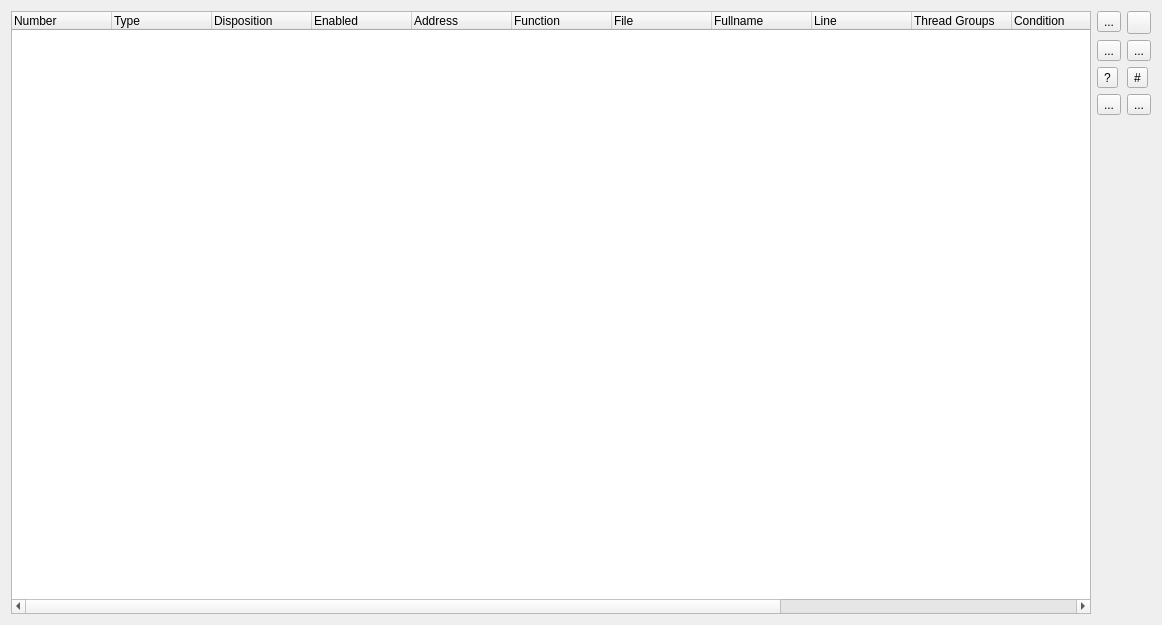
<?xml version="1.0" encoding="UTF-8"?>
<ui version="4.0">
 <class>SeerBreakpointsBrowserWidgetForm</class>
 <widget class="QWidget" name="SeerBreakpointsBrowserWidgetForm">
  <property name="geometry">
   <rect>
    <x>0</x>
    <y>0</y>
    <width>1162</width>
    <height>625</height>
   </rect>
  </property>
  <property name="windowTitle">
   <string>Form</string>
  </property>
  <layout class="QGridLayout" name="gridLayout">
   <item row="0" column="0">
    <widget class="QTreeWidget" name="breakpointsTreeWidget">
     <property name="columnCount">
      <number>15</number>
     </property>
     <column>
      <property name="text">
       <string>Number</string>
      </property>
     </column>
     <column>
      <property name="text">
       <string>Type</string>
      </property>
     </column>
     <column>
      <property name="text">
       <string>Disposition</string>
      </property>
     </column>
     <column>
      <property name="text">
       <string>Enabled</string>
      </property>
     </column>
     <column>
      <property name="text">
       <string>Address</string>
      </property>
     </column>
     <column>
      <property name="text">
       <string>Function</string>
      </property>
     </column>
     <column>
      <property name="text">
       <string>File</string>
      </property>
     </column>
     <column>
      <property name="text">
       <string>Fullname</string>
      </property>
     </column>
     <column>
      <property name="text">
       <string>Line</string>
      </property>
     </column>
     <column>
      <property name="text">
       <string>Thread Groups</string>
      </property>
     </column>
     <column>
      <property name="text">
       <string>Condition</string>
      </property>
     </column>
     <column>
      <property name="text">
       <string>Times</string>
      </property>
     </column>
     <column>
      <property name="text">
       <string>Ignore</string>
      </property>
     </column>
     <column>
      <property name="text">
       <string>Commands</string>
      </property>
     </column>
     <column>
      <property name="text">
       <string>Original Location</string>
      </property>
     </column>
    </widget>
   </item>
   <item row="0" column="1">
    <layout class="QFormLayout" name="formLayout">
     <item row="0" column="0">
      <widget class="QToolButton" name="addBreakpointToolButton">
       <property name="toolTip">
        <string>Add a new breakpoint.</string>
       </property>
       <property name="text">
        <string>...</string>
       </property>
       <property name="icon">
        <iconset resource="resource.qrc">
         <normaloff>:/seer/resources/RelaxLightIcons/document-new.svg</normaloff>:/seer/resources/RelaxLightIcons/document-new.svg</iconset>
       </property>
      </widget>
     </item>
     <item row="0" column="1">
      <widget class="QToolButton" name="refreshBreakpointsToolButton">
       <property name="toolTip">
        <string>Refresh the list of breakpoints.</string>
       </property>
       <property name="text">
        <string/>
       </property>
       <property name="icon">
        <iconset resource="resource.qrc">
         <normaloff>:/seer/resources/RelaxLightIcons/view-refresh.svg</normaloff>:/seer/resources/RelaxLightIcons/view-refresh.svg</iconset>
       </property>
      </widget>
     </item>
     <item row="1" column="0">
      <widget class="QToolButton" name="enableBreakpointsToolButton">
       <property name="toolTip">
        <string>Enable selected breakpoints.</string>
       </property>
       <property name="text">
        <string>...</string>
       </property>
       <property name="icon">
        <iconset resource="resource.qrc">
         <normaloff>:/seer/resources/RelaxLightIcons/list-add.svg</normaloff>:/seer/resources/RelaxLightIcons/list-add.svg</iconset>
       </property>
      </widget>
     </item>
     <item row="1" column="1">
      <widget class="QToolButton" name="disableBreakpointsToolButton">
       <property name="toolTip">
        <string>Disable selected breakpoints.</string>
       </property>
       <property name="text">
        <string>...</string>
       </property>
       <property name="icon">
        <iconset resource="resource.qrc">
         <normaloff>:/seer/resources/RelaxLightIcons/list-remove.svg</normaloff>:/seer/resources/RelaxLightIcons/list-remove.svg</iconset>
       </property>
      </widget>
     </item>
     <item row="2" column="0">
      <widget class="QToolButton" name="conditionBreakpointToolButton">
       <property name="toolTip">
        <string>Add condition to selected breakpoint.</string>
       </property>
       <property name="text">
        <string>?</string>
       </property>
      </widget>
     </item>
     <item row="2" column="1">
      <widget class="QToolButton" name="ignoreBreakpointToolButton">
       <property name="toolTip">
        <string>Add ignore count to selected breakpoint.</string>
       </property>
       <property name="text">
        <string>#</string>
       </property>
      </widget>
     </item>
     <item row="3" column="0">
      <widget class="QToolButton" name="commandsBreakpointToolButton">
       <property name="toolTip">
        <string>Add commands to selected breakpoint.</string>
       </property>
       <property name="text">
        <string>...</string>
       </property>
       <property name="icon">
        <iconset resource="resource.qrc">
         <normaloff>:/seer/resources/RelaxLightIcons/go-next.svg</normaloff>:/seer/resources/RelaxLightIcons/go-next.svg</iconset>
       </property>
      </widget>
     </item>
     <item row="3" column="1">
      <widget class="QToolButton" name="deleteBreakpointsToolButton">
       <property name="toolTip">
        <string>Delete selected breakpoints.</string>
       </property>
       <property name="text">
        <string>...</string>
       </property>
       <property name="icon">
        <iconset resource="resource.qrc">
         <normaloff>:/seer/resources/RelaxLightIcons/edit-delete.svg</normaloff>:/seer/resources/RelaxLightIcons/edit-delete.svg</iconset>
       </property>
      </widget>
     </item>
     <item row="4" column="0">
      <spacer name="verticalSpacer_1">
       <property name="orientation">
        <enum>Qt::Vertical</enum>
       </property>
       <property name="sizeHint" stdset="0">
        <size>
         <width>20</width>
         <height>40</height>
        </size>
       </property>
      </spacer>
     </item>
     <item row="4" column="1">
      <spacer name="verticalSpacer_2">
       <property name="orientation">
        <enum>Qt::Vertical</enum>
       </property>
       <property name="sizeHint" stdset="0">
        <size>
         <width>20</width>
         <height>40</height>
        </size>
       </property>
      </spacer>
     </item>
    </layout>
   </item>
  </layout>
 </widget>
 <resources>
  <include location="resource.qrc"/>
 </resources>
 <connections/>
</ui>
